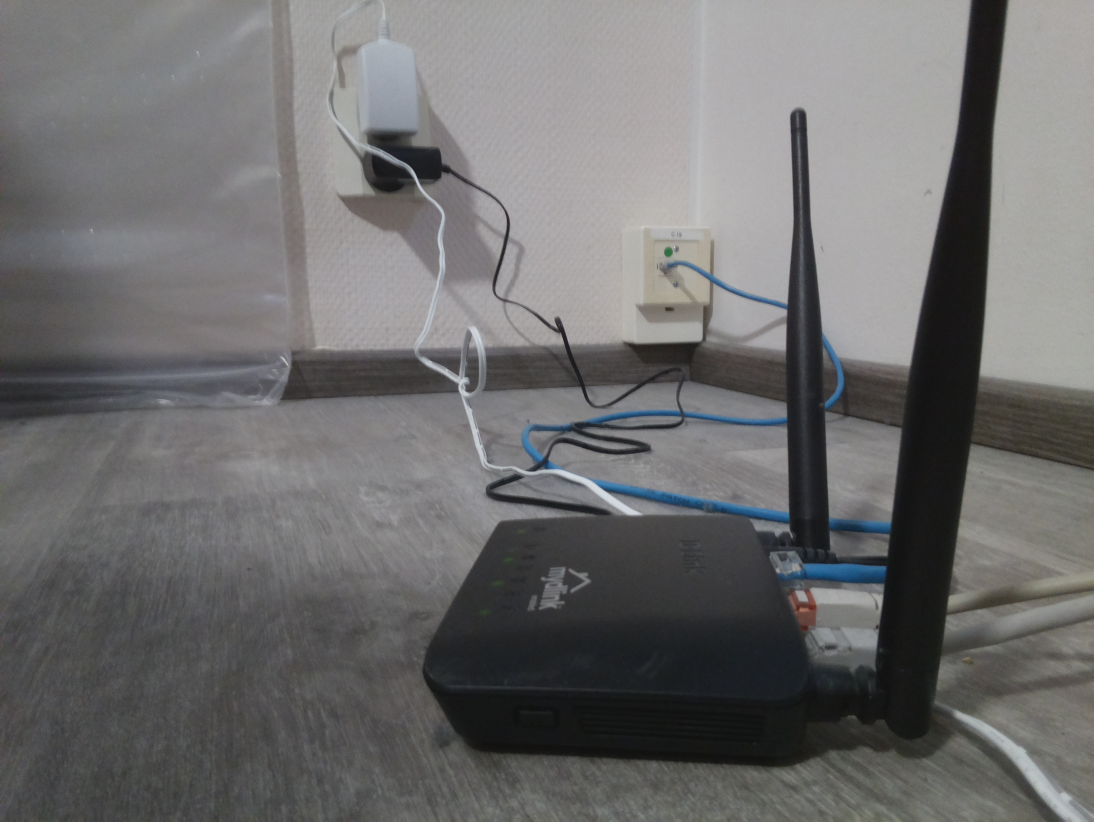
#> input picture demo4/kuva1.jpg, 3280 x 2464 px (shown at 1/3 size)
$ python vertaa.py
#> lines starting #> are read from the running program, lines starting #| are printed output that depends on the picture; pictures that were not available may be replaced by others from this repository, and a replacement may not be noted
import numpy as np
import cv2
from matplotlib import pyplot as plt
img1 = cv2.imread('kuva1.jpg',0)
#> img1: shape (2464, 3280); min 15, max 233, mean 109.8
img2 = cv2.imread('kuva2.jpg',0)
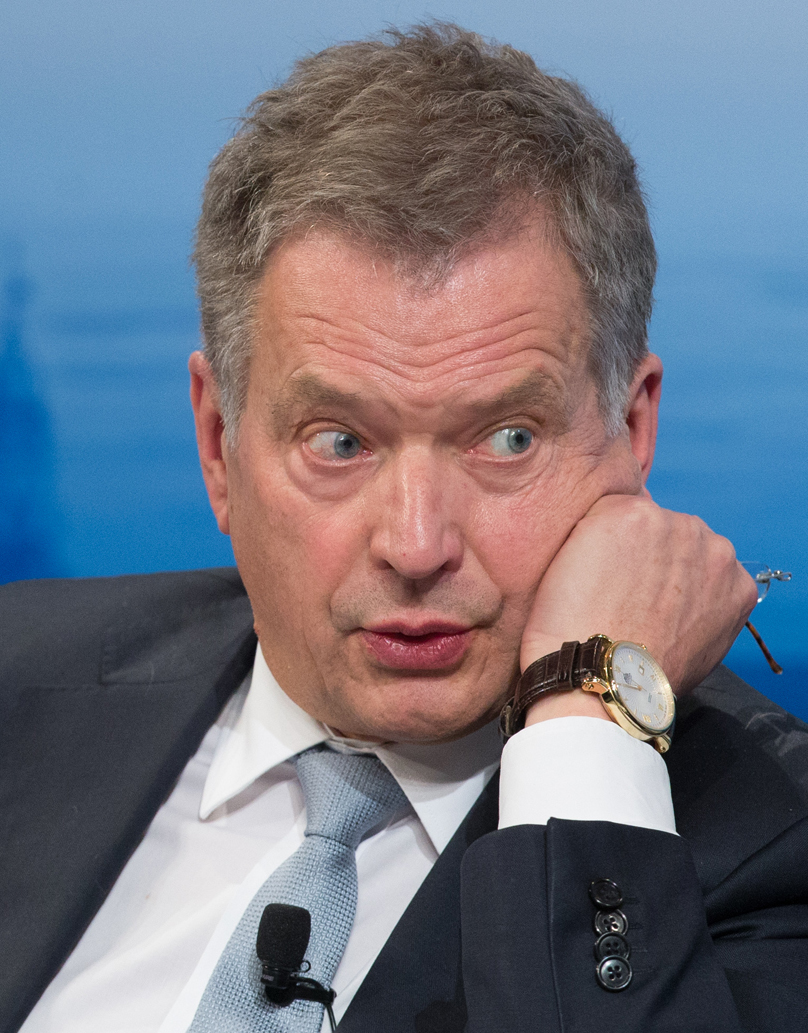
#> input picture demo4/kuva4.jpg, 808 x 1033 px, given in place of kuva2.jpg, which was not available
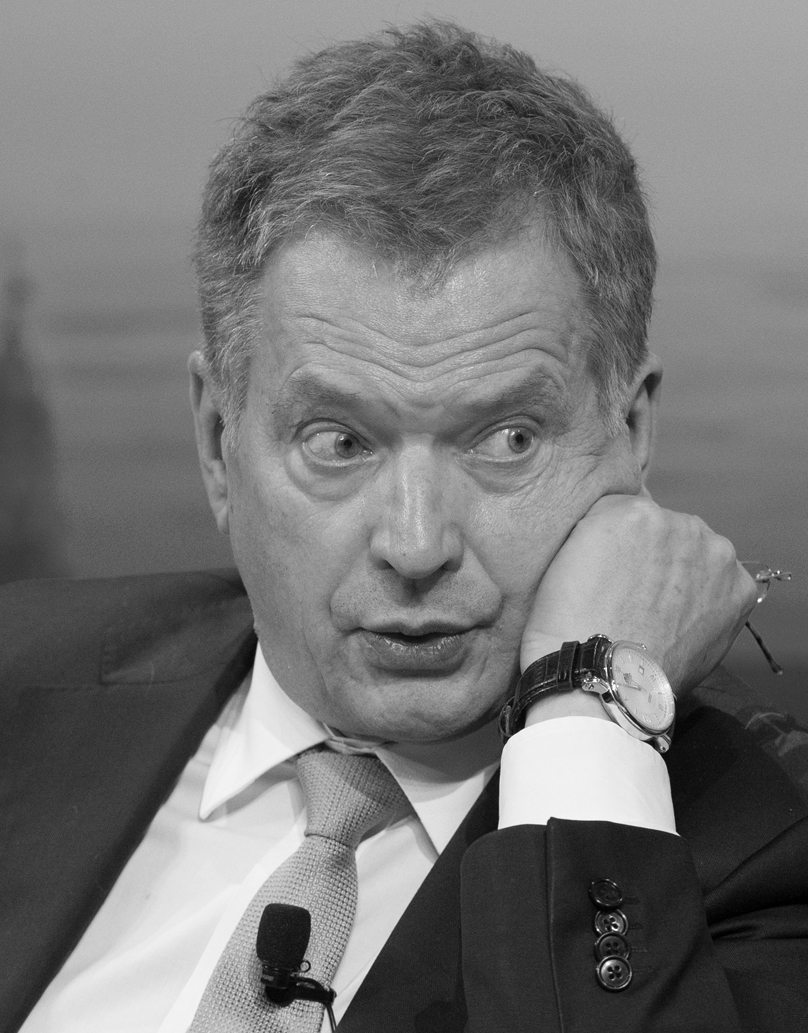
#> img2: shape (1033, 808); min 0, max 255, mean 117.6
plt.imshow(img2),plt.savefig('foo.png')
orb = cv2.ORB_create()
keypoints1 = orb.detect(img1,None)
#> keypoints1 = 500 keypoints; strongest (x, y, size): (1670, 957, 111.1), (1666, 979, 92.6), (1666, 978, 111.1), (1397, 1141, 92.6)
keypoints2 = orb.detect(img2, None)
#> keypoints2 = 500 keypoints; strongest (x, y, size): (615, 927, 31), (499, 827, 31), (614, 926, 37.2), (616, 929, 31)
keypoints1, descriptions1 = orb.compute(img1, keypoints1)
keypoints2, descriptions2 = orb.compute(img2, keypoints2)
bf = cv2.BFMatcher(cv2.NORM_HAMMING,crossCheck=True)
matches = bf.match(descriptions1,descriptions2)
#> matches = 118 matches
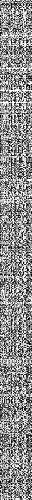
#> descriptions1: shape (500, 32); min 0, max 255, mean 140.2
img3 = cv2.drawMatches(img1,keypoints1,img2,keypoints2,matches,None,flags=2)
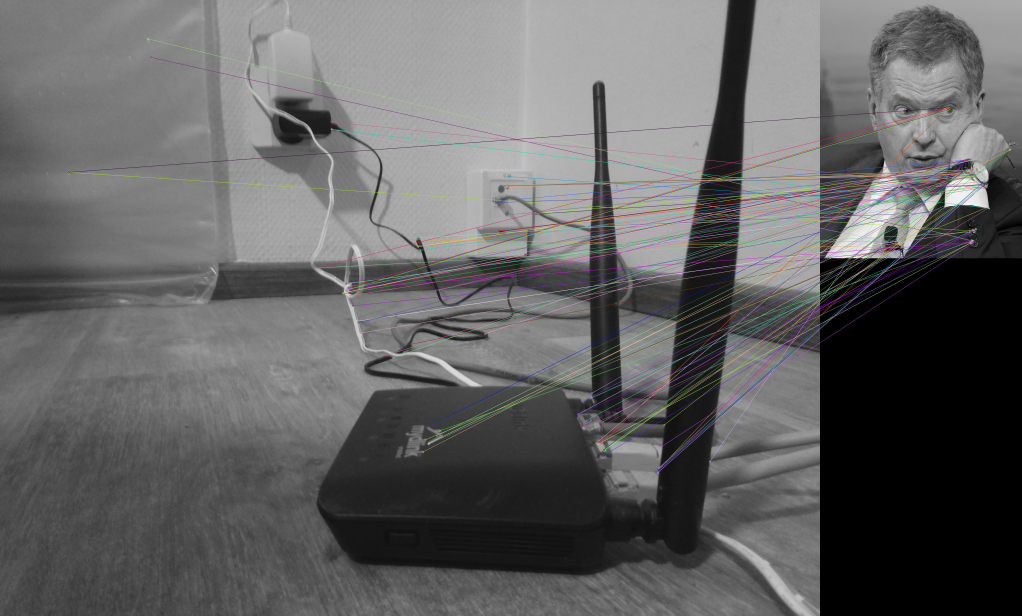
#> img3: shape (2464, 4088, 3) (shown at 1/4 size); mean of channels 0, 1, 2 98.7, 98.5, 98.8; drawn as B, G, R
plt.imsave('vertailu.png', img3)
